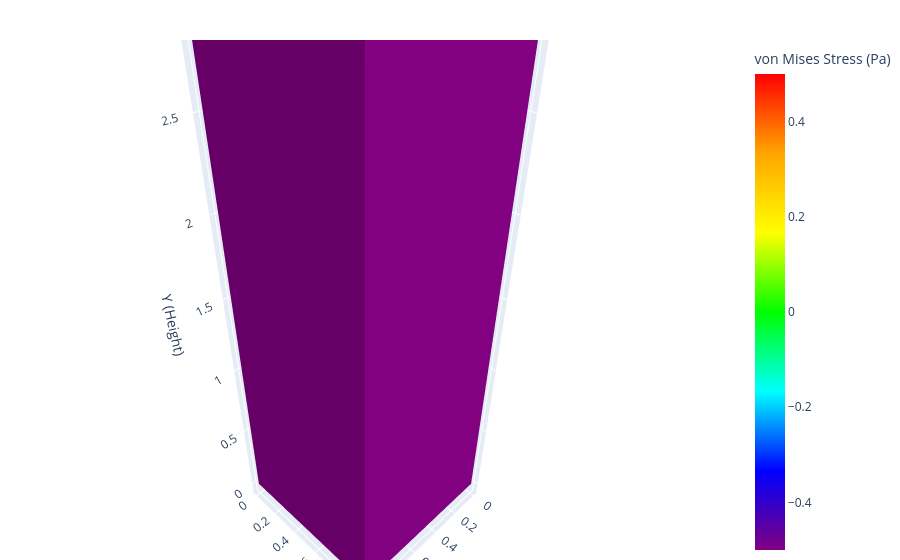

Here is the notebook cell this chart was saved with:
### Code cell
# Caution!
# When calculating the stress, no part of the structure should be line (e.g., 1x1x3 pillars).
# This is because the singularity in calculating the von Mises stress will throw errors.

from eval_code.utils.stress import compute_von_mises_stress
from eval_code.structural_stability import is_stress_safe

# Singular structure => errors
coords = [
 {'x': 0, 'y': 0, 'z': 0, 'material': 'stone_slab'},
 {'x': 0, 'y': 1, 'z': 0, 'material': 'stone_slab'},
 {'x': 0, 'y': 2, 'z': 0, 'material': 'stone_slab'}]

# Calling intermediate functions again for visualization
von_mises = compute_von_mises_stress(coords)
print("This will throw errors with the value of", max(von_mises))
plotly_blocks.plot(coords, color=von_mises, colorbar_title="von Mises Stress (Pa)", alpha=1)

### Figure 1 — Plotly figure (JSON) as saved in the notebook; plotly's stock layout.template omitted (floating-point values rounded to 4 significant figures)
{"data": [{"facecolor": ["rgb(128, 0, 128)", "rgb(128, 0, 128)", "rgb(128, 0, 128)", "rgb(128, 0, 128)", "rgb(128, 0, 128)", "rgb(128, 0, 128)", "rgb(128, 0, 128)", "rgb(128, 0, 128)", "rgb(128, 0, 128)", "rgb(128, 0, 128)", "rgb(128, 0, 128)", "rgb(128, 0, 128)", "rgb(128, 0, 128)", "rgb(128, 0, 128)", "rgb(128, 0, 128)", "rgb(128, 0, 128)", "rgb(128, 0, 128)", "rgb(128, 0, 128)", "rgb(128, 0, 128)", "rgb(128, 0, 128)", "rgb(128, 0, 128)", "rgb(128, 0, 128)", "rgb(128, 0, 128)", "rgb(128, 0, 128)", "rgb(128, 0, 128)", "rgb(128, 0, 128)", "rgb(128, 0, 128)", "rgb(128, 0, 128)", "rgb(128, 0, 128)", "rgb(128, 0, 128)", "rgb(128, 0, 128)", "rgb(128, 0, 128)", "rgb(128, 0, 128)", "rgb(128, 0, 128)", "rgb(128, 0, 128)", "rgb(128, 0, 128)"], "flatshading": true, "i": [0, 0, 4, 4, 0, 0, 2, 2, 1, 1, 0, 0, 8, 8, 12, 12, 8, 8, 10, 10, 9, 9, 8, 8, 16, 16, 20, 20, 16, 16, 18, 18, 17, 17, 16, 16], "j": [1, 2, 5, 6, 1, 5, 3, 7, 2, 6, 3, 7, 9, 10, 13, 14, 9, 13, 11, 15, 10, 14, 11, 15, 17, 18, 21, 22, 17, 21, 19, 23, 18, 22, 19, 23], "k": [2, 3, 6, 7, 5, 4, 7, 6, 6, 5, 7, 4, 10, 11, 14, 15, 13, 12, 15, 14, 14, 13, 15, 12, 18, 19, 22, 23, 21, 20, 23, 22, 22, 21, 23, 20], "opacity": 1, "type": "mesh3d", "x": [0, 1, 1, 0, 0, 1, 1, 0, 0, 1, 1, 0, 0, 1, 1, 0, 0, 1, 1, 0, 0, 1, 1, 0], "y": [0, 0, 0, 0, 1, 1, 1, 1, 0, 0, 0, 0, 1, 1, 1, 1, 0, 0, 0, 0, 1, 1, 1, 1], "z": [0, 0, 1, 1, 0, 0, 1, 1, 1, 1, 2, 2, 1, 1, 2, 2, 2, 2, 3, 3, 2, 2, 3, 3]}, {"marker": {"cmax": 0, "cmin": 0, "color": [0, 0, 0], "colorbar": {"title": {"text": "von Mises Stress (Pa)"}}, "colorscale": [[0, "#800080"], [0.1667, "#0000FF"], [0.3333, "#00FFFF"], [0.5, "#00FF00"], [0.6667, "#FFFF00"], [0.8333, "#FFA500"], [1, "#FF0000"]], "size": 0.1}, "mode": "markers", "showlegend": false, "type": "scatter3d", "x": [null], "y": [null], "z": [null]}], "layout": {"legend": {"itemsizing": "constant"}, "margin": {"b": 0, "l": 0, "r": 0, "t": 40}, "scene": {"aspectmode": "data", "xaxis": {"title": {"text": "X"}}, "yaxis": {"title": {"text": "Z"}}, "zaxis": {"title": {"text": "Y (Height)"}}}, "title": {"text": ""}}}
